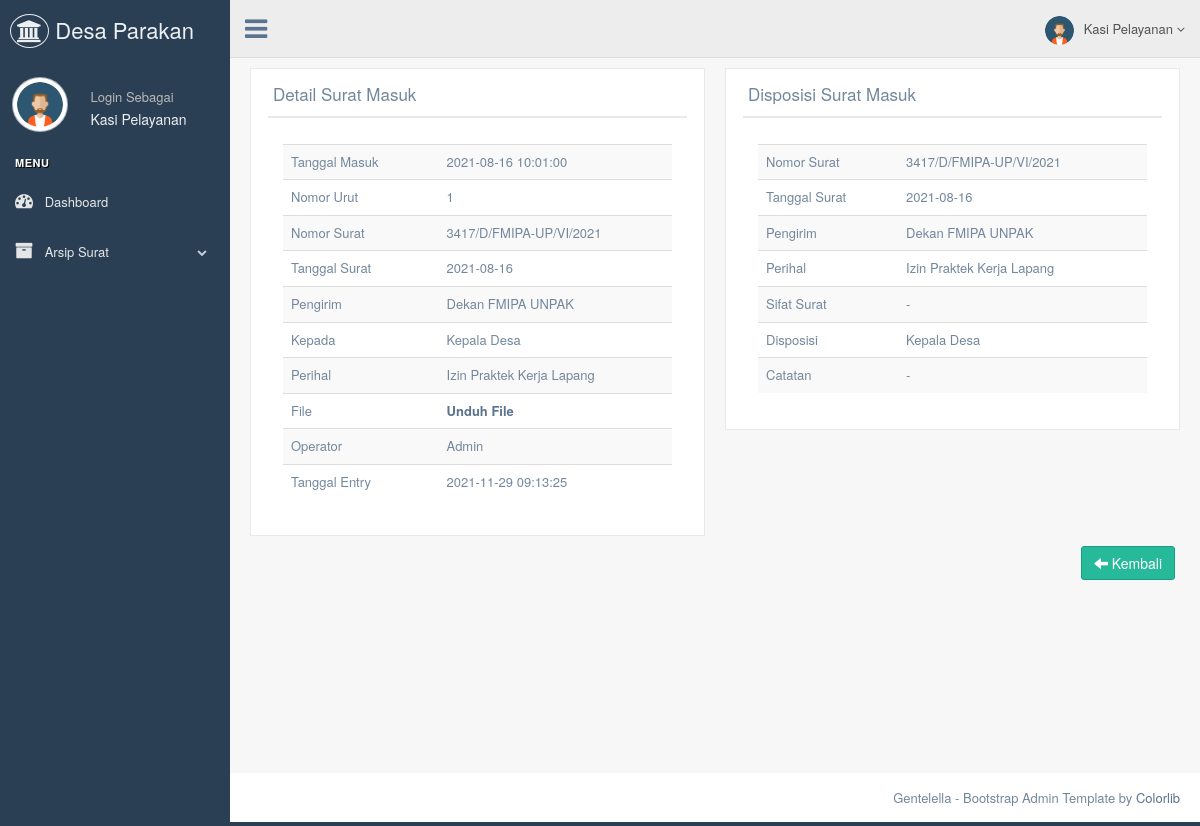
Page /bagian/detail-suratmasuk.php?id_suratmasuk=1 (signed in) on the committed database.
### tables this page shows
CREATE TABLE `tb_bagian` (
  `id_bagian` int(11) NOT NULL,
  `nama_bagian` varchar(120) NOT NULL,
  `username_admin_bagian` varchar(50) NOT NULL,
  `password_bagian` varchar(50) NOT NULL,
  `nama_lengkap` varchar(70) NOT NULL,
  `tanggal_lahir_bagian` date NOT NULL,
  `alamat` text NOT NULL,
  `no_hp_bagian` varchar(12) NOT NULL,
  `gambar` varchar(255) NOT NULL
);

CREATE TABLE `tb_suratmasuk` (
  `id_suratmasuk` int(11) NOT NULL,
  `tanggalmasuk_suratmasuk` datetime NOT NULL DEFAULT current_timestamp(),
  `nomorurut_suratmasuk` varchar(7) NOT NULL,
  `nomor_suratmasuk` varchar(25) NOT NULL,
  `tanggalsurat_suratmasuk` date NOT NULL,
  `pengirim` varchar(255) NOT NULL,
  `kepada_suratmasuk` varchar(255) NOT NULL,
  `perihal_suratmasuk` text NOT NULL,
  `file_suratmasuk` varchar(255) NOT NULL,
  `operator` varchar(50) NOT NULL,
  `tanggal_entry` datetime NOT NULL DEFAULT current_timestamp(),
  `sifat_surat` varchar(50) NOT NULL,
  `diteruskan_kepada` varchar(50) NOT NULL,
  `catatan` text NOT NULL
);

### bagian/detail-suratmasuk.php (the view, shortened to what this page needs)
<!DOCTYPE html>
<html lang="en">
<head>
  <link href="../assets/vendors/bootstrap/dist/css/bootstrap.min.css" rel="stylesheet">
  <link href="../assets/vendors/font-awesome/css/font-awesome.min.css" rel="stylesheet">
  <link href="../assets/vendors/nprogress/nprogress.css" rel="stylesheet">
  <link href="../assets/vendors/iCheck/skins/flat/green.css" rel="stylesheet">
  <link href="../assets/vendors/google-code-prettify/bin/prettify.min.css" rel="stylesheet">
  <link href="../assets/vendors/select2/dist/css/select2.min.css" rel="stylesheet">
  <link href="../assets/vendors/switchery/dist/switchery.min.css" rel="stylesheet">
  <link href="../assets/vendors/bootstrap-daterangepicker/daterangepicker.css" rel="stylesheet">
  <link href="../assets/vendors/bootstrap-datetimepicker/build/css/bootstrap-datetimepicker.css" rel="stylesheet">
  <link href="../assets/vendors/starrr/dist/starrr.css" rel="stylesheet">
  <link href="../assets/vendors/bootstrap-daterangepicker/daterangepicker.css" rel="stylesheet">
  <link href="../assets/build/css/custom.min.css" rel="stylesheet">
</head>
<body class="nav-md">
  <div class="container body">
    <div class="main_container">
      <?php
      include("sidebarmenu.php");
      ?>
      <?php
      include("header.php");
      ?>
      <div class="right_col" role="main">
        <div class="">
          <div class="row">
            <div class="col-md-6 col-sm-6 col-xs-6">
              <div class="x_panel">
                <div class="x_title">
                  <h2>
                    Detail Surat Masuk
                  </h2>
                  <div class="clearfix"></div>
                </div>
                <?php include '../koneksi/koneksi.php';
                $id      = mysqli_real_escape_string($db, $_GET['id_suratmasuk']);
                $sql      = "SELECT * FROM tb_suratmasuk where id_suratmasuk='" . $id . "'";
                $query    = mysqli_query($db, $sql);
                $data     = mysqli_fetch_array($query); ?>
                <div class="x_content">
                  <div class="col-md-12 col-sm-12 col-xs-12">
                    <div class="x_content">
                    </div>
                    <table class="table table-striped">
                      <tbody>
                        <tr>
                          <td width="40%">Tanggal Masuk</td>
                          <td><?php echo $data['tanggalmasuk_suratmasuk'] ?></td>
                        </tr>
                        <tr>
                          <td>Nomor Urut</td>
                          <td><?php echo $data['nomorurut_suratmasuk'] ?></td>
                        </tr>
                        <tr>
                          <td>Nomor Surat</td>
                          <td><?php echo $data['nomor_suratmasuk'] ?></td>
                        </tr>
                        <tr>
                          <td>Tanggal Surat</td>
                          <td><?php echo $data['tanggalsurat_suratmasuk'] ?></td>
                        </tr>
                        <tr>
                          <td>Pengirim</td>
                          <td><?php echo $data['pengirim'] ?></td>
                        </tr>
                        <tr>
                          <td>Kepada</td>
                          <td><?php echo $data['kepada_suratmasuk'] ?></td>
                        </tr>
                        <tr>
                          <td>Perihal</td>
                          <td><?php echo $data['perihal_suratmasuk'] ?></td>
                        </tr>
                        <tr>
                          <td>File</td>
                          <td><a href="<?php echo 'surat_masuk/' . $data['file_suratmasuk'] . '' ?>"><b>Unduh File</b></a></td>
                        </tr>
                        <tr>
                          <td> Operator </td>
                          <td><?php echo $data['operator'] ?></td>
                        </tr>
                        <tr>
                          <td>Tanggal Entry</td>
                          <td><?php echo $data['tanggal_entry'] ?></td>
                        </tr>
                      </tbody>
                    </table>
                  </div>
                </div>
              </div>
            </div>
            <div class="col-md-6 col-sm-6 col-xs-6">
              <div class="x_panel">
                <div class="x_title">
                  <h2>
                    Disposisi Surat Masuk
                  </h2>
                  <div class="clearfix"></div>
                </div>
                <?php include '../koneksi/koneksi.php';
                $id      = mysqli_real_escape_string($db, $_GET['id_suratmasuk']);
                $sql      = "SELECT * FROM tb_suratmasuk where id_suratmasuk='" . $id . "'";
                $query    = mysqli_query($db, $sql);
                $data     = mysqli_fetch_array($query); ?>
                <div class="x_content">
                  <div class="col-md-12 col-sm-12 col-xs-12">
                    <div class="x_content">
                    </div>
                    <table class="table table-striped">
                      <tbody>
                        <tr>
                          <td>Nomor Surat</td>
                          <td><?php echo $data['nomor_suratmasuk'] ?></td>
                        </tr>
                        <tr>
                          <td>Tanggal Surat</td>
                          <td><?php echo $data['tanggalsurat_suratmasuk'] ?></td>
                        </tr>
                        <tr>
                          <td>Pengirim</td>
                          <td><?php echo $data['pengirim'] ?></td>
                        </tr>
                        <tr>
                          <td>Perihal</td>
                          <td><?php echo $data['perihal_suratmasuk'] ?></td>
                        </tr>
                        <tr>
                          <td>Sifat Surat</td>
                          <td><?php echo $data['sifat_surat'] ?></td>
                        </tr>
                        <tr>
                          <td>Disposisi</td>
                          <td><?php echo $data['diteruskan_kepada'] ?></td>
                        </tr>
                        <tr>
                          <td> Catatan </td>
                          <td><?php echo $data['catatan'] ?></td>
                        </tr>
                      </tbody>
                    </table>
                  </div>
                </div>
              </div>
            </div>
          </div>
          <div class="text-right">
              <a href="datasuratmasuk.php" class="btn btn-success"><span class="glyphicon glyphicon-arrow-left"></span> Kembali</a>
            </div>
        </div>
      </div>
    </div>
    <footer>
      <div class="pull-right">
        Gentelella - Bootstrap Admin Template by <a href="https://colorlib.com">Colorlib</a>
      </div>
      <div class="clearfix"></div>
    </footer>
  </div>
</body>
</html>

### bagian/sidebarmenu.php (shortened to what this page needs)
<?php
include '../koneksi/koneksi.php';
$sql      = "SELECT * FROM tb_bagian where id_bagian='" . $_SESSION['id'] . "'";
$query    = mysqli_query($db, $sql);
$data     = mysqli_fetch_array($query);
?>
<div class="col-md-3 left_col">
  <div class="left_col scroll-view">
    <div class="navbar nav_title" style="border: 0;">
      <a href="index.php" class="site_title"><i class="fa fa-institution"></i><span> Desa Parakan</span></a>
    </div>
    <div class="profile clearfix">
      <div class="profile_pic">
        <img src="images/<?php echo $data['gambar']; ?>" height="55" width="55" alt="" class="img-circle profile_img">
      </div>
      <div class="profile_info">
        <span>Login Sebagai</span>
        <h2><?php echo $_SESSION['nama']; ?></h2>
      </div>
    </div>
    <br />
    <div id="sidebar-menu" class="main_menu_side hidden-print main_menu">
      <div class="menu_section">
        <h3> Menu </h3>
        <ul class="nav side-menu">
          <li><a href="index.php"><i class="fa fa-tachometer"></i> Dashboard <span></span></a>
          <li><a><i class="fa fa-archive"></i> Arsip Surat <span class="fa fa-chevron-down"></span></a>
          </li>
        </ul>
      </div>
    </div>
  </div>
</div>

### bagian/header.php (shortened to what this page needs)
<?php
include '../koneksi/koneksi.php';
$sql  		= "SELECT * FROM tb_bagian where id_bagian='".$_SESSION['id']."'";
$query  	= mysqli_query($db, $sql);
$data 		= mysqli_fetch_array($query);
?>
        <div class="top_nav">
          <div class="nav_menu">
            <nav>
              <div class="nav toggle">
                <a id="menu_toggle"><i class="fa fa-bars"></i></a>
              </div>
              <ul class="nav navbar-nav navbar-right">
                <li class="">
                  <a href="javascript:;" class="user-profile dropdown-toggle" data-toggle="dropdown" aria-expanded="false">
                    <img src="images/<?php echo $data['gambar']; ?>" alt=""><?php echo $_SESSION['nama'];?>
                    <span class=" fa fa-angle-down"></span>
                  </a>
                </li>
              </ul>
            </nav>
          </div>
        </div>

### rows in the picture
tb_bagian: gambar (picture)
tb_suratmasuk: tanggalmasuk_suratmasuk "2021-08-16 10:01:00", nomorurut_suratmasuk "1", nomor_suratmasuk "3417/D/FMIPA-UP/VI/2021", tanggalsurat_suratmasuk "2021-08-16", pengirim "Dekan FMIPA UNPAK", kepada_suratmasuk "Kepala Desa", perihal_suratmasuk "Izin Praktek Kerja Lapang", operator "Admin", tanggal_entry "2021-11-29 09:13:25", sifat_surat "-", diteruskan_kepada "Kepala Desa", catatan "-"

### other values in the picture
$_SESSION['nama'] "Kasi Pelayanan"
